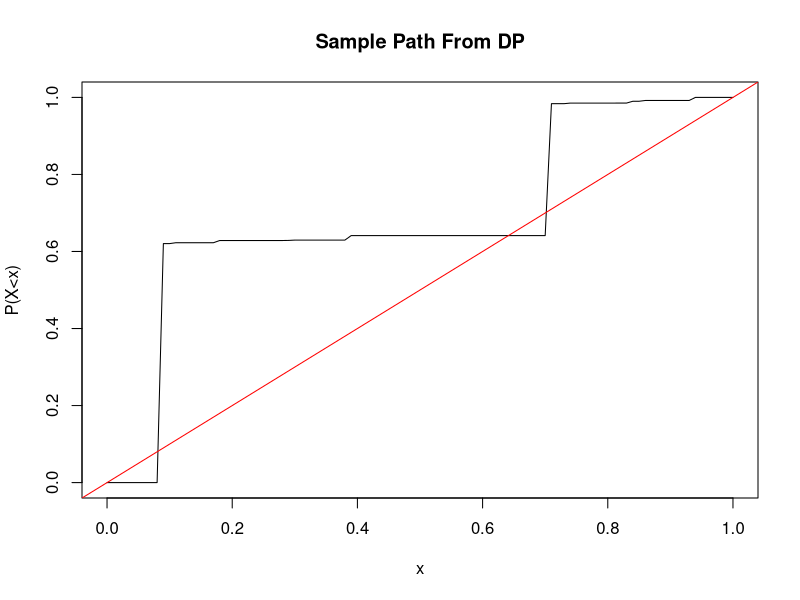

R code for this plot:
#library(MCMCpack)
#rdirichlet(1,c(.5,.5))

# Example 1 Unif(0,1) base distribution
alpha = 2
grid.size = .01
grid = seq(from = 0, to = 1, by = grid.size)


# Cumulative Densities
G = punif(grid,min=0, max=1)

#initialization
dir.param = numeric(length(G))


# Dirichlet Parameters
dir.param[1] = G[1]
for (i in 2:length(G)) {
  dir.param[i] = G[i] - G[i-1]
}

dir.param.alpha = dir.param * alpha

rand.samp = numeric(length(G))
for (i in 1:length(G)) {
  rand.samp[i] = rgamma(1,shape = dir.param.alpha[i],rate = 1)
}

norm.rand.samp = rand.samp/sum(rand.samp)

fixer = function(x){
  result = numeric(length(x))
  result[1] = x[1]
  for (i in 2:length(x)) {
    result[i] = sum(x[1:i])
  }
  return(result)
}
gimme = fixer(norm.rand.samp)
plot(grid,gimme, type = "l", main = "Sample Path From DP", xlab = "x", ylab = "P(X<x)")
abline(0,1, col = "red")
